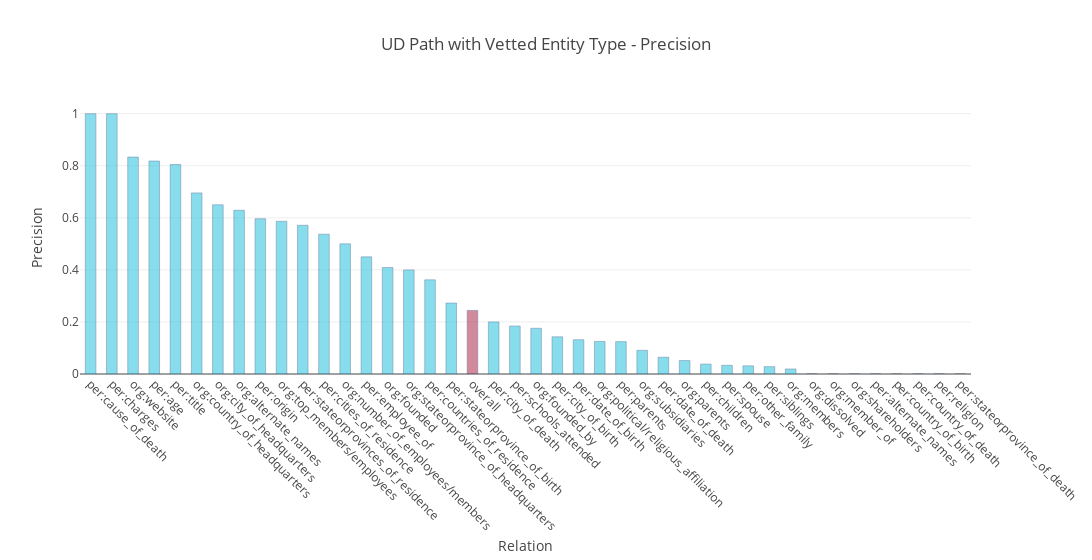

Here is the notebook cell this chart was saved with:
### Code cell
import plotly.graph_objs as go

overall_index = next(i for (i, (relation, score)) in enumerate(stats) if relation == 'overall')

colors = ['rgb(58,200,225)'] * len(stats)
colors[overall_index] = 'rgb(181,59,89)'


trace1 = go.Bar(
    x=[stat[0] for stat in stats],
    y=[stat[1] for stat in stats],
    name='Precision',
    width=0.5,
    marker=dict(
        color=colors,
        line=dict(
            color='rgb(8,48,107)',
            width=0.5),
        ),
    opacity=0.6
)

data = [trace1]
layout = go.Layout(
    title='UD Path with Vetted Entity Type - Precision',
    xaxis_title="Relation",
    yaxis_title="Precision ",        
    barmode='overlay',
    width=1200,
    xaxis = go.layout.XAxis(
        tickangle = 45,
        automargin = True
        
    )
    
        
)

fig = go.Figure(data=data, layout=layout)
iplot(fig)

### Figure 1 — Plotly figure (JSON) as saved in the notebook; plotly's stock layout.template omitted (floating-point values rounded to 4 significant figures)
{"data": [{"marker": {"color": ["rgb(58,200,225)", "rgb(58,200,225)", "rgb(58,200,225)", "rgb(58,200,225)", "rgb(58,200,225)", "rgb(58,200,225)", "rgb(58,200,225)", "rgb(58,200,225)", "rgb(58,200,225)", "rgb(58,200,225)", "rgb(58,200,225)", "rgb(58,200,225)", "rgb(58,200,225)", "rgb(58,200,225)", "rgb(58,200,225)", "rgb(58,200,225)", "rgb(58,200,225)", "rgb(58,200,225)", "rgb(181,59,89)", "rgb(58,200,225)", "rgb(58,200,225)", "rgb(58,200,225)", "rgb(58,200,225)", "rgb(58,200,225)", "rgb(58,200,225)", "rgb(58,200,225)", "rgb(58,200,225)", "rgb(58,200,225)", "rgb(58,200,225)", "rgb(58,200,225)", "rgb(58,200,225)", "rgb(58,200,225)", "rgb(58,200,225)", "rgb(58,200,225)", "rgb(58,200,225)", "rgb(58,200,225)", "rgb(58,200,225)", "rgb(58,200,225)", "rgb(58,200,225)", "rgb(58,200,225)", "rgb(58,200,225)", "rgb(58,200,225)"], "line": {"color": "rgb(8,48,107)", "width": 0.5}}, "name": "Precision", "opacity": 0.6, "type": "bar", "uid": "b0f4514b-ad2c-42f9-be43-9abe3736d487", "width": 0.5, "x": ["per:cause_of_death", "per:charges", "org:website", "per:age", "per:title", "org:country_of_headquarters", "org:city_of_headquarters", "org:alternate_names", "per:origin", "org:top_members/employees", "per:stateorprovinces_of_residence", "per:cities_of_residence", "org:number_of_employees/members", "per:employee_of", "org:founded", "org:stateorprovince_of_headquarters", "per:countries_of_residence", "per:stateorprovince_of_birth", "overall", "per:city_of_death", "per:schools_attended", "org:founded_by", "per:city_of_birth", "per:date_of_birth", "org:political/religious_affiliation", "per:parents", "org:subsidiaries", "per:date_of_death", "org:parents", "per:children", "per:spouse", "per:other_family", "per:siblings", "org:members", "org:dissolved", "org:member_of", "org:shareholders", "per:alternate_names", "per:country_of_birth", "per:country_of_death", "per:religion", "per:stateorprovince_of_death"], "y": [1, 1, 0.8333, 0.8182, 0.8046, 0.6957, 0.65, 0.629, 0.5965, 0.5867, 0.5714, 0.537, 0.5, 0.45, 0.4091, 0.4, 0.3617, 0.2727, 0.2443, 0.2, 0.1842, 0.1757, 0.1429, 0.1316, 0.125, 0.1243, 0.0909, 0.0645, 0.0517, 0.0381, 0.0335, 0.0314, 0.0282, 0.0192, 0, 0, 0, 0, 0, 0, 0, 0]}], "layout": {"barmode": "overlay", "title": {"text": "UD Path with Vetted Entity Type - Precision"}, "width": 1200, "xaxis": {"automargin": true, "tickangle": 45, "title": {"text": "Relation"}}, "yaxis": {"title": {"text": "Precision "}}}}
